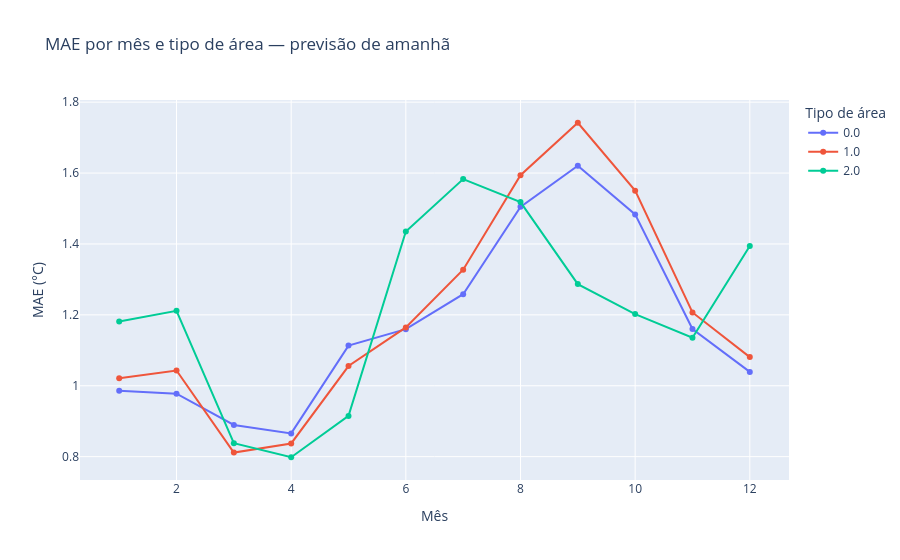

This figure's notebook cell:
### Code cell
erro_mes_tipo_area_amanha_plot = spark_df_para_dicts(erro_mes_tipo_area_amanha)

fig = px.line(
    erro_mes_tipo_area_amanha_plot,
    x="mes",
    y="mae",
    color="tipo_area_idx",
    markers=True,
    title="MAE por mês e tipo de área — previsão de amanhã",
    labels={
        "mes": "Mês",
        "mae": "MAE (°C)",
        "tipo_area_idx": "Tipo de área"
    }
)

fig.show()

### Figure 1 — Plotly figure (JSON) as saved in the notebook; plotly's stock layout.template omitted (floating-point values rounded to 4 significant figures)
{"data": [{"hovertemplate": "Tipo de área=0.0<br>Mês=%{x}<br>MAE (°C)=%{y}<extra></extra>", "legendgroup": "0.0", "line": {"color": "#636efa", "dash": "solid"}, "marker": {"symbol": "circle"}, "mode": "lines+markers", "name": "0.0", "orientation": "v", "showlegend": true, "type": "scatter", "x": [1, 2, 3, 4, 5, 6, 7, 8, 9, 10, 11, 12], "xaxis": "x", "y": [0.9861, 0.9775, 0.8894, 0.8656, 1.113, 1.16, 1.258, 1.505, 1.621, 1.483, 1.16, 1.039], "yaxis": "y"}, {"hovertemplate": "Tipo de área=1.0<br>Mês=%{x}<br>MAE (°C)=%{y}<extra></extra>", "legendgroup": "1.0", "line": {"color": "#EF553B", "dash": "solid"}, "marker": {"symbol": "circle"}, "mode": "lines+markers", "name": "1.0", "orientation": "v", "showlegend": true, "type": "scatter", "x": [1, 2, 3, 4, 5, 6, 7, 8, 9, 10, 11, 12], "xaxis": "x", "y": [1.021, 1.043, 0.8116, 0.8372, 1.056, 1.165, 1.327, 1.594, 1.742, 1.55, 1.207, 1.081], "yaxis": "y"}, {"hovertemplate": "Tipo de área=2.0<br>Mês=%{x}<br>MAE (°C)=%{y}<extra></extra>", "legendgroup": "2.0", "line": {"color": "#00cc96", "dash": "solid"}, "marker": {"symbol": "circle"}, "mode": "lines+markers", "name": "2.0", "orientation": "v", "showlegend": true, "type": "scatter", "x": [1, 2, 3, 4, 5, 6, 7, 8, 9, 10, 11, 12], "xaxis": "x", "y": [1.181, 1.211, 0.838, 0.7983, 0.9149, 1.435, 1.583, 1.518, 1.287, 1.202, 1.135, 1.394], "yaxis": "y"}], "layout": {"legend": {"title": {"text": "Tipo de área"}, "tracegroupgap": 0}, "title": {"text": "MAE por mês e tipo de área — previsão de amanhã"}, "xaxis": {"anchor": "y", "domain": [0, 1], "title": {"text": "Mês"}}, "yaxis": {"anchor": "x", "domain": [0, 1], "title": {"text": "MAE (°C)"}}}}
